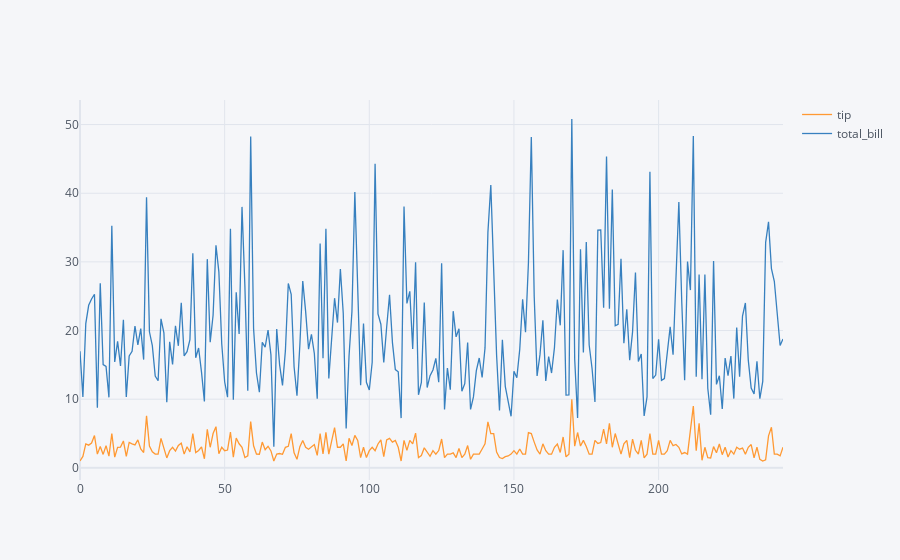

Notebook source saved alongside this figure:
### Code cell
data_tips[['tip','total_bill']].iplot()

### Figure 1 — Plotly figure (JSON) as saved in the notebook; plotly's stock layout.template omitted (floating-point values rounded to 4 significant figures; data arrays with more than 128 entries replaced by an {"elided": "..."} marker saying what was removed)
{"data": [{"line": {"color": "rgba(255, 153, 51, 1.0)", "dash": "solid", "shape": "linear", "width": 1.3}, "mode": "lines", "name": "tip", "text": "", "type": "scatter", "x": {"elided": "244 int values"}, "y": {"elided": "244 float values"}}, {"line": {"color": "rgba(55, 128, 191, 1.0)", "dash": "solid", "shape": "linear", "width": 1.3}, "mode": "lines", "name": "total_bill", "text": "", "type": "scatter", "x": {"elided": "244 int values"}, "y": {"elided": "244 float values"}}], "layout": {"legend": {"bgcolor": "#F5F6F9", "font": {"color": "#4D5663"}}, "paper_bgcolor": "#F5F6F9", "plot_bgcolor": "#F5F6F9", "title": {"font": {"color": "#4D5663"}}, "xaxis": {"gridcolor": "#E1E5ED", "showgrid": true, "tickfont": {"color": "#4D5663"}, "title": {"font": {"color": "#4D5663"}, "text": ""}, "zerolinecolor": "#E1E5ED"}, "yaxis": {"gridcolor": "#E1E5ED", "showgrid": true, "tickfont": {"color": "#4D5663"}, "title": {"font": {"color": "#4D5663"}, "text": ""}, "zerolinecolor": "#E1E5ED"}}}
